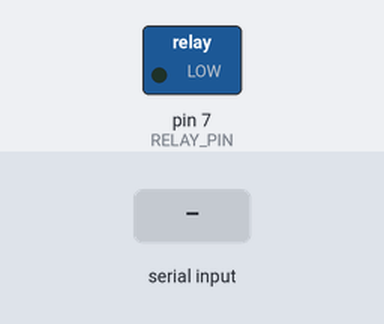
Simulated run of this sketch. Board: Arduino Uno, built with avr-gcc and run on an emulated ATmega328P. On the bench: switched loads named in the sketch (green lamp = pin HIGH). Dashed ring = blinking. The test bench sets the inputs (shaded band). What the sketch prints to the serial monitor is not drawn.

Above: at 1.2 s.
1.3 s: "True" received over Serial
At 3.3 s:
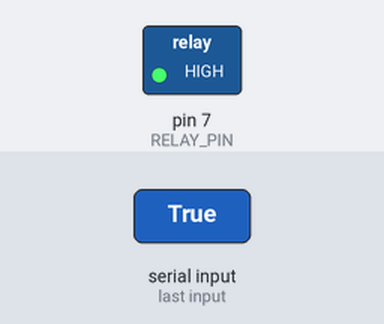
Timing chart, 0 to 6.2 s (numbered marks = the images above; inputs shaded):
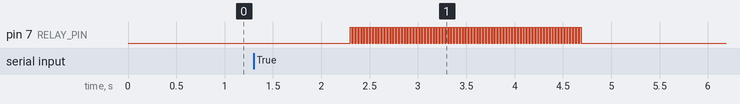

Measured:
- after the input at 1.3 s, pin 7 (RELAY_PIN): alternates HIGH for 0.02 s and LOW for 0.02 s, 160 changes in all, then stays LOW, starting after 1.0 s

The sketch:

jam.ino
```cpp
#define RELAY_PIN 7

String incString = "False";

void setup() {
  // initialize digital pin RELAY_PIN as an output.
  pinMode(RELAY_PIN, OUTPUT);
  Serial.begin(57600);
}

// the loop function runs over and over again forever
void loop() {
  if (Serial.available() > 0) {
    // read the incoming string:
    incString = Serial.readString();
  }
  if (incString == "True") {
    for (int x = 0; x < 80; x++) {
      digitalWrite(RELAY_PIN, HIGH);  // turn the RELAY on
      delay(15);                      // wait for 50 milliseconds
      digitalWrite(RELAY_PIN, LOW);   // turn the RELAY off
      delay(15);                      // wait for 50 milliseconds
    }
    Serial.write("False");
    incString = "False";
  }
}
```
